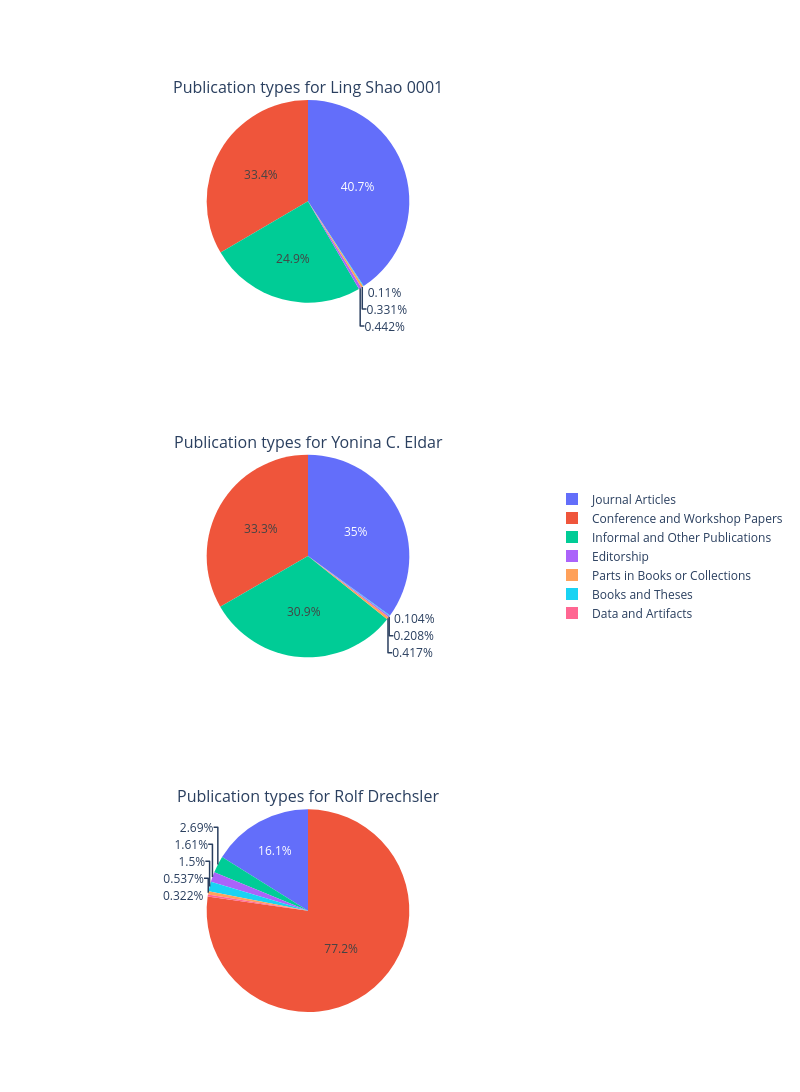

Notebook cell for this chart:
### Code cell
# Visualize the publication types for each author using 'plotly.graph_objects'
fig = make_subplots(rows=len(authors), cols=1,
                    subplot_titles=[f"Publication types for {auth}" for auth in authors],
                    specs=[[{'type': 'domain'}], [{'type': 'domain'}], [{'type': 'domain'}]])

for i, (df, auth) in enumerate(zip(pubs_type, authors)):
    fig.add_trace(
        go.Pie(labels=df['info.type'], values=df['@id'], name=auth),
        row=i+1, col=1   
    )

        
fig.update_layout(
    height=1200,
    width=800,
    legend=dict(
        y=0.5,  
        yanchor='middle',  
        x=1.5,  
        xanchor='center'  
    )
)

fig.show()

### Figure 1 — Plotly figure (JSON) as saved in the notebook; plotly's stock layout.template omitted (floating-point values rounded to 4 significant figures)
{"data": [{"domain": {"x": [0, 1], "y": [0.7778, 1]}, "labels": ["Books and Theses", "Conference and Workshop Papers", "Editorship", "Informal and Other Publications", "Journal Articles", "Parts in Books or Collections"], "name": "Ling Shao 0001", "type": "pie", "values": [1, 303, 4, 226, 369, 3]}, {"domain": {"x": [0, 1], "y": [0.3889, 0.6111]}, "labels": ["Books and Theses", "Conference and Workshop Papers", "Editorship", "Informal and Other Publications", "Journal Articles", "Parts in Books or Collections"], "name": "Yonina C. Eldar", "type": "pie", "values": [1, 320, 2, 297, 336, 4]}, {"domain": {"x": [0, 1], "y": [0, 0.2222]}, "labels": ["Books and Theses", "Conference and Workshop Papers", "Data and Artifacts", "Editorship", "Informal and Other Publications", "Journal Articles", "Parts in Books or Collections"], "name": "Rolf Drechsler", "type": "pie", "values": [14, 719, 3, 15, 25, 150, 5]}], "layout": {"annotations": [{"font": {"size": 16}, "showarrow": false, "text": "Publication types for Ling Shao 0001", "x": 0.5, "xanchor": "center", "xref": "paper", "y": 1, "yanchor": "bottom", "yref": "paper"}, {"font": {"size": 16}, "showarrow": false, "text": "Publication types for Yonina C. Eldar", "x": 0.5, "xanchor": "center", "xref": "paper", "y": 0.6111, "yanchor": "bottom", "yref": "paper"}, {"font": {"size": 16}, "showarrow": false, "text": "Publication types for Rolf Drechsler", "x": 0.5, "xanchor": "center", "xref": "paper", "y": 0.2222, "yanchor": "bottom", "yref": "paper"}], "height": 1200, "legend": {"x": 1.5, "xanchor": "center", "y": 0.5, "yanchor": "middle"}, "width": 800}}
